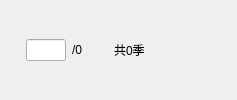
            <widget class="QWidget" name="widget_TS_Op" native="true">
             <property name="minimumSize">
              <size>
               <width>0</width>
               <height>0</height>
              </size>
             </property>
             <layout class="QHBoxLayout" name="horizontalLayout_10">
              <property name="leftMargin">
               <number>0</number>
              </property>
              <property name="topMargin">
               <number>0</number>
              </property>
              <property name="rightMargin">
               <number>0</number>
              </property>
              <property name="bottomMargin">
               <number>0</number>
              </property>
              <item>
               <widget class="QPushButton" name="pushButton_TS_PrePage">
                <property name="sizePolicy">
                 <sizepolicy hsizetype="Fixed" vsizetype="Fixed">
                  <horstretch>0</horstretch>
                  <verstretch>0</verstretch>
                 </sizepolicy>
                </property>
                <property name="minimumSize">
                 <size>
                  <width>20</width>
                  <height>20</height>
                 </size>
                </property>
                <property name="maximumSize">
                 <size>
                  <width>20</width>
                  <height>20</height>
                 </size>
                </property>
                <property name="styleSheet">
                 <string notr="true">#pushButton_TS_PrePage
{
  border: 0px;
}</string>
                </property>
                <property name="text">
                 <string notr="true"/>
                </property>
                <property name="icon">
                 <iconset>
                  <normalon>:/File/img/left_enable.png</normalon>
                 </iconset>
                </property>
                <property name="iconSize">
                 <size>
                  <width>20</width>
                  <height>20</height>
                 </size>
                </property>
               </widget>
              </item>
              <item>
               <widget class="QLineEdit" name="lineEdit_TS_Page">
                <property name="maximumSize">
                 <size>
                  <width>40</width>
                  <height>16777215</height>
                 </size>
                </property>
                <property name="alignment">
                 <set>Qt::AlignRight|Qt::AlignTrailing|Qt::AlignVCenter</set>
                </property>
               </widget>
              </item>
              <item>
               <widget class="QLabel" name="label_TS_PageTotal">
                <property name="text">
                 <string notr="true">/0</string>
                </property>
               </widget>
              </item>
              <item>
               <widget class="QPushButton" name="pushButton_TS_NextPage">
                <property name="sizePolicy">
                 <sizepolicy hsizetype="Fixed" vsizetype="Fixed">
                  <horstretch>0</horstretch>
                  <verstretch>0</verstretch>
                 </sizepolicy>
                </property>
                <property name="minimumSize">
                 <size>
                  <width>20</width>
                  <height>20</height>
                 </size>
                </property>
                <property name="maximumSize">
                 <size>
                  <width>20</width>
                  <height>20</height>
                 </size>
                </property>
                <property name="styleSheet">
                 <string notr="true">#pushButton_TS_NextPage
{
  border: 0px;
}</string>
                </property>
                <property name="text">
                 <string notr="true"/>
                </property>
                <property name="icon">
                 <iconset>
                  <normalon>:/File/img/right_enable.png</normalon>
                 </iconset>
                </property>
                <property name="iconSize">
                 <size>
                  <width>20</width>
                  <height>20</height>
                 </size>
                </property>
               </widget>
              </item>
              <item>
               <widget class="QLabel" name="label_TS_Total">
                <property name="text">
                 <string notr="true">共0季</string>
                </property>
               </widget>
              </item>
              <item>
               <spacer name="hSpacer_TS_Op">
                <property name="orientation">
                 <enum>Qt::Horizontal</enum>
                </property>
                <property name="sizeHint" stdset="0">
                 <size>
                  <width>40</width>
                  <height>20</height>
                 </size>
                </property>
               </spacer>
              </item>
              <item>
               <widget class="QPushButton" name="pushButton_TS_New">
                <property name="sizePolicy">
                 <sizepolicy hsizetype="Fixed" vsizetype="Fixed">
                  <horstretch>0</horstretch>
                  <verstretch>0</verstretch>
                 </sizepolicy>
                </property>
                <property name="minimumSize">
                 <size>
                  <width>20</width>
                  <height>20</height>
                 </size>
                </property>
                <property name="maximumSize">
                 <size>
                  <width>20</width>
                  <height>20</height>
                 </size>
                </property>
                <property name="styleSheet">
                 <string notr="true">#pushButton_TS_New
{
  border: 0px;
}</string>
                </property>
                <property name="text">
                 <string notr="true"/>
                </property>
                <property name="icon">
                 <iconset>
                  <normalon>:/File/img/add_enable.png</normalon>
                 </iconset>
                </property>
                <property name="iconSize">
                 <size>
                  <width>20</width>
                  <height>20</height>
                 </size>
                </property>
               </widget>
              </item>
              <item>
               <widget class="QPushButton" name="pushButton_TS_Delete">
                <property name="sizePolicy">
                 <sizepolicy hsizetype="Fixed" vsizetype="Fixed">
                  <horstretch>0</horstretch>
                  <verstretch>0</verstretch>
                 </sizepolicy>
                </property>
                <property name="minimumSize">
                 <size>
                  <width>20</width>
                  <height>20</height>
                 </size>
                </property>
                <property name="maximumSize">
                 <size>
                  <width>20</width>
                  <height>20</height>
                 </size>
                </property>
                <property name="styleSheet">
                 <string notr="true">#pushButton_TS_Delete
{
  border: 0px;
}</string>
                </property>
                <property name="text">
                 <string notr="true"/>
                </property>
                <property name="icon">
                 <iconset>
                  <normalon>:/File/img/delete_enable.png</normalon>
                 </iconset>
                </property>
                <property name="iconSize">
                 <size>
                  <width>20</width>
                  <height>20</height>
                 </size>
                </property>
               </widget>
              </item>
             </layout>
            </widget>
